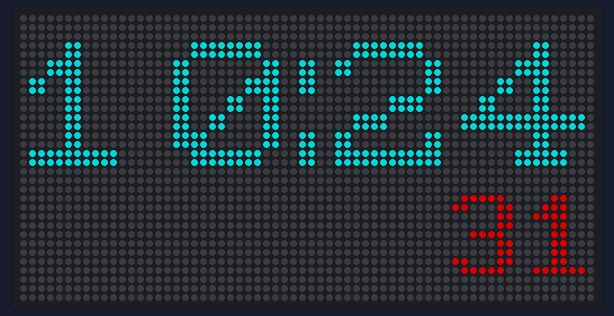
Simulated run of this program. Board: Raspberry Pi Pico running CircuitPython. Parts: 64×32 RGB LED matrix. Dim RGB values are drawn brighter than linear; the clock reads 2024-03-15 10:24:30 at power-on unless the program sets it; what the program prints to the serial console is not drawn.

Above: at 1.79 s.
At 4.1 s:
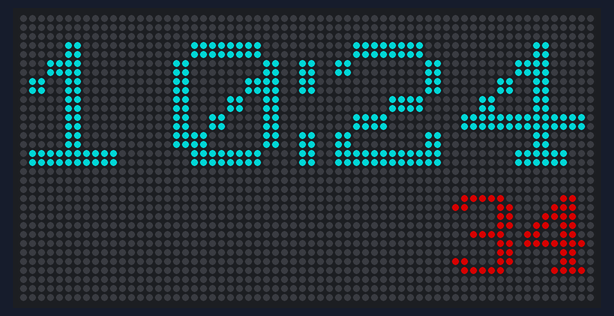
At 6.1 s:
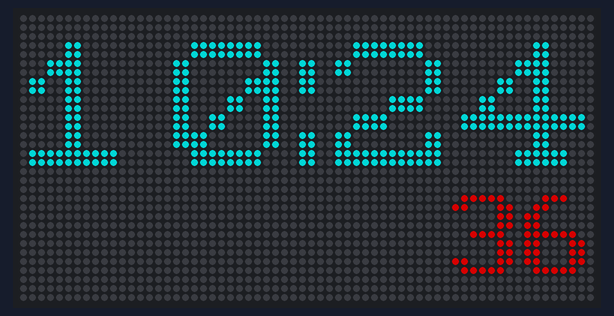
At 11.1 s:
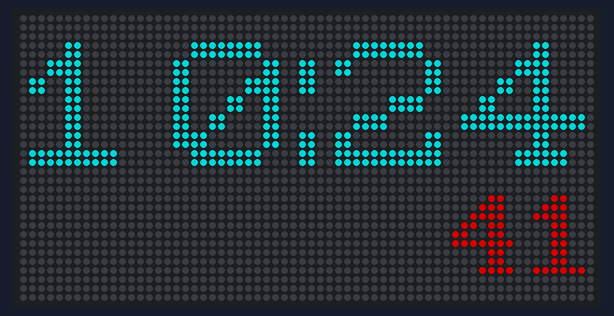
At 15.1 s:
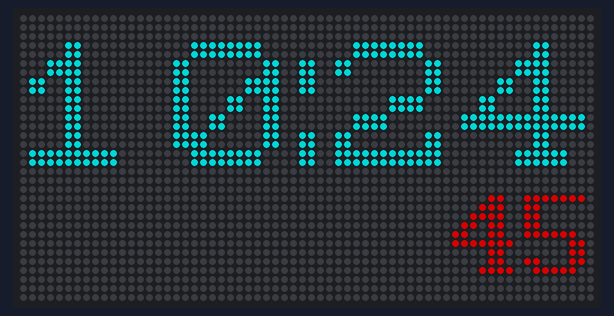
At 20.1 s:
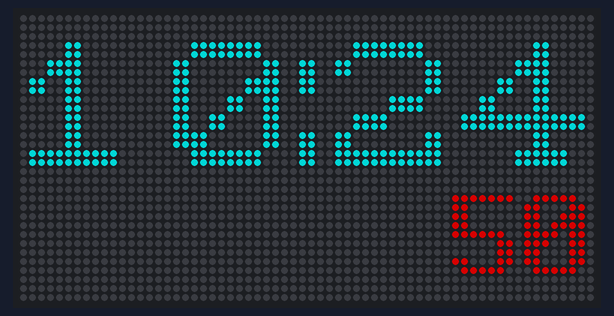

The program:

code.py
```python
import time
import microcontroller
from screen import Screen

network = None
try:
    from network import Network
    network = Network()
except:
    print("No network available")

screen = Screen()
screen.draw_time()

while True:
    try:
        if network:
            network.server.poll()
        screen.update()
        screen.display.refresh(minimum_frames_per_second=0)

    except Exception as e:
        print("Error:\n", str(e))
        print("Resetting microcontroller in 10 seconds")
        time.sleep(10)
        #microcontroller.reset()
        
```

screen.py
```python
import board
import time
import displayio
import framebufferio
import rgbmatrix
import adafruit_display_text.label
from adafruit_bitmap_font import bitmap_font

LARGE_FONT = bitmap_font.load_font("fonts/icl16x16u.bdf", displayio.Bitmap)
SMALL_FONT = bitmap_font.load_font("fonts/ie8x14u.bdf", displayio.Bitmap)

class Screen:
    display = None

    def __init__(self):
        displayio.release_displays()

        bit_depth = 2
        base_width = 32
        base_height = 16
        chain_across = 1
        tile_down = 4

        width = base_width * chain_across
        height = base_height * tile_down

        matrix = rgbmatrix.RGBMatrix(
            width=width, height=height, bit_depth=bit_depth,
            tile=tile_down, serpentine=False,
            rgb_pins=[board.GP2, board.GP3, board.GP4,
                    board.GP5, board.GP6, board.GP7],
            addr_pins=[board.GP8, board.GP9, board.GP10],
            clock_pin=board.GP11, latch_pin=board.GP12, output_enable_pin=board.GP13)

        self.display = framebufferio.FramebufferDisplay(matrix, auto_refresh=False, rotation=90)

    def draw_time(self):
        self.hours = adafruit_display_text.label.Label(
            LARGE_FONT,
            color=0x008888,
            x=-1,
            y=10)

        colon = adafruit_display_text.label.Label(
            LARGE_FONT,
            color=0x008888,
            x=25,
            y=10,
            text=":")

        self.mins = adafruit_display_text.label.Label(
            LARGE_FONT,
            color=0x008888,
            x=33,
            y=10)

        self.message = adafruit_display_text.label.Label(
            SMALL_FONT,
            color=0x880000,
            x=48,
            y=24)

        g = displayio.Group()
        g.append(self.hours)
        g.append(colon)
        g.append(self.mins)
        g.append(self.message)
        self.display.show(g)

    def update(self):
        now = time.struct_time(time.localtime())
        self.hours.text = f"{now.tm_hour}"
        self.mins.text = f"{now.tm_min}"
        self.message.text = f"{now.tm_sec:02}"

    def scroll(self, line):
        line.x = line.x - 1
        line_width = line.bounding_box[2]
        if line.x < -line_width:
            line.x = self.display.width
```

network.py
```python
import os
import rtc
import wifi
import socketpool
from adafruit_httpserver import Server, Request, Response
from adafruit_ntp import NTP

class Network:
    server = None

    def __init__(self):
        print()
        print("Connecting to WiFi")
        wifi.radio.connect(os.getenv('CIRCUITPY_WIFI_SSID'), os.getenv('CIRCUITPY_WIFI_PASSWORD'))
        pool = socketpool.SocketPool(wifi.radio)
        print("Connected to WiFi with IP: ", wifi.radio.ipv4_address)

        pool = socketpool.SocketPool(wifi.radio)

        self.server = Server(pool, "/static", debug=True)
        self.server.start(str(wifi.radio.ipv4_address))

        self.base = self.server.route("/")(self.base)

        ntp = NTP(pool, tz_offset=0)
        rtc.RTC().datetime = ntp.datetime


    def base(self, request: Request):
        return Response(request, "OK")
```

Measured:
- what the display in image 0 shows lasts 0.4 s, from 1.6 s to 2.0 s
- what the display in image 1 shows lasts 1.0 s, from 4.0 s to 5.0 s
